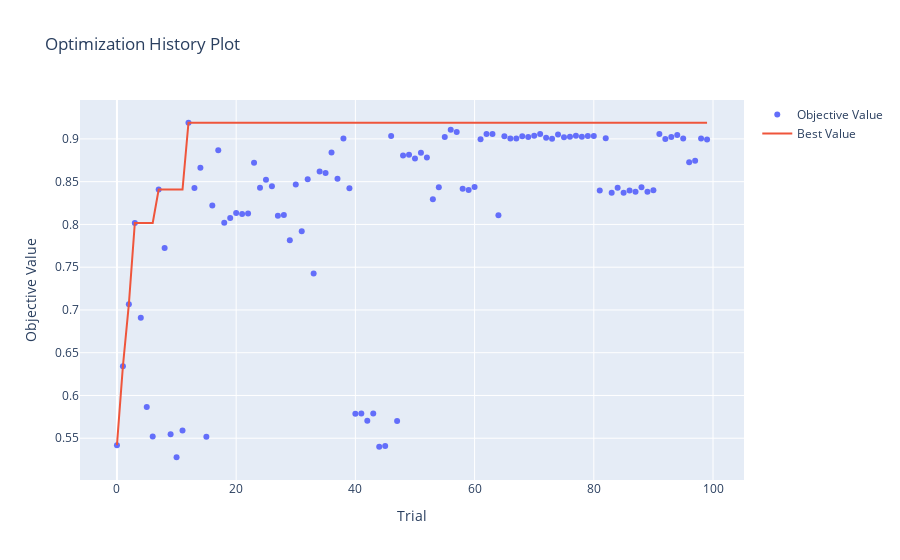

Write notebook code for a chart like this one.
### Code cell
from optuna.visualization import plot_optimization_history, plot_slice

plot_optimization_history(study)
